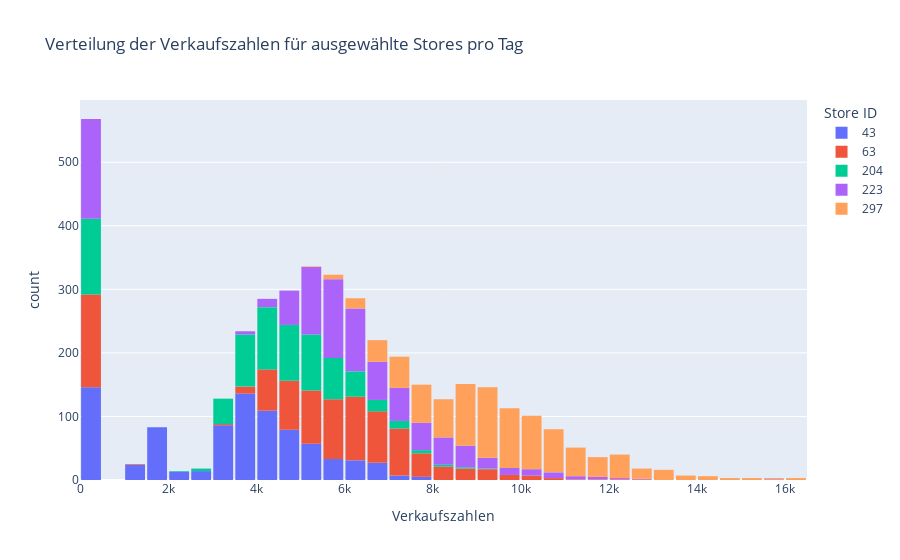

The notebook cell saved with this chart:
### Markdown cell above
## Visualisierung der Verteilung der Verkaufszahlen für einige zufällig ausgewählte Stores und Erfassung typischer Muster

### Code cell
random_store_ids = np.random.choice(df_train['Store ID'].unique(), size=5, replace=False)
random_store_ids

df_train_filtered = df_train[df_train["Store ID"].isin(random_store_ids)]

fig = px.histogram(
    df_train_filtered,
    x='Sales',
    color='Store ID',
    title='Verteilung der Verkaufszahlen für ausgewählte Stores pro Tag',
    labels={'Sales': 'Verkaufszahlen'}
)

fig.update_layout(bargap=0.1)  
fig.show()

### Figure 1 — Plotly figure (JSON) as saved in the notebook; plotly's stock layout.template omitted (floating-point values rounded to 4 significant figures; data arrays with more than 128 entries replaced by an {"elided": "..."} marker saying what was removed)
{"data": [{"alignmentgroup": "True", "bingroup": "x", "hovertemplate": "Store ID=43<br>Verkaufszahlen=%{x}<br>count=%{y}<extra></extra>", "legendgroup": "43", "marker": {"color": "#636efa", "pattern": {"shape": ""}}, "name": "43", "offsetgroup": "43", "orientation": "v", "showlegend": true, "type": "histogram", "x": {"elided": "850 int values"}, "xaxis": "x", "yaxis": "y"}, {"alignmentgroup": "True", "bingroup": "x", "hovertemplate": "Store ID=63<br>Verkaufszahlen=%{x}<br>count=%{y}<extra></extra>", "legendgroup": "63", "marker": {"color": "#EF553B", "pattern": {"shape": ""}}, "name": "63", "offsetgroup": "63", "orientation": "v", "showlegend": true, "type": "histogram", "x": {"elided": "850 int values"}, "xaxis": "x", "yaxis": "y"}, {"alignmentgroup": "True", "bingroup": "x", "hovertemplate": "Store ID=204<br>Verkaufszahlen=%{x}<br>count=%{y}<extra></extra>", "legendgroup": "204", "marker": {"color": "#00cc96", "pattern": {"shape": ""}}, "name": "204", "offsetgroup": "204", "orientation": "v", "showlegend": true, "type": "histogram", "x": {"elided": "666 int values"}, "xaxis": "x", "yaxis": "y"}, {"alignmentgroup": "True", "bingroup": "x", "hovertemplate": "Store ID=223<br>Verkaufszahlen=%{x}<br>count=%{y}<extra></extra>", "legendgroup": "223", "marker": {"color": "#ab63fa", "pattern": {"shape": ""}}, "name": "223", "offsetgroup": "223", "orientation": "v", "showlegend": true, "type": "histogram", "x": {"elided": "850 int values"}, "xaxis": "x", "yaxis": "y"}, {"alignmentgroup": "True", "bingroup": "x", "hovertemplate": "Store ID=297<br>Verkaufszahlen=%{x}<br>count=%{y}<extra></extra>", "legendgroup": "297", "marker": {"color": "#FFA15A", "pattern": {"shape": ""}}, "name": "297", "offsetgroup": "297", "orientation": "v", "showlegend": true, "type": "histogram", "x": {"elided": "850 int values"}, "xaxis": "x", "yaxis": "y"}], "layout": {"bargap": 0.1, "barmode": "relative", "legend": {"title": {"text": "Store ID"}, "tracegroupgap": 0}, "title": {"text": "Verteilung der Verkaufszahlen für ausgewählte Stores pro Tag"}, "xaxis": {"anchor": "y", "domain": [0, 1], "title": {"text": "Verkaufszahlen"}}, "yaxis": {"anchor": "x", "domain": [0, 1], "title": {"text": "count"}}}}
